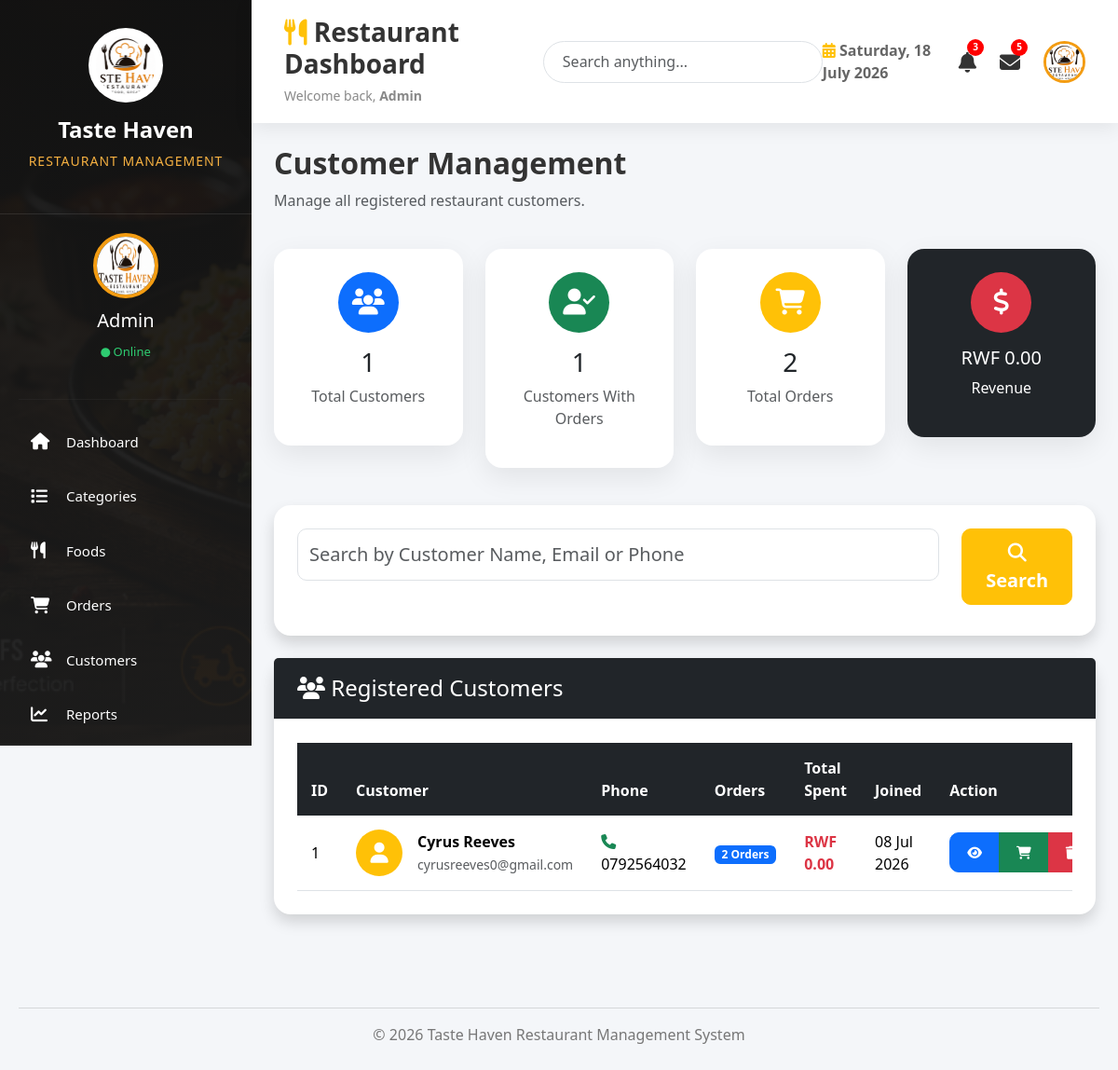
The page /admin/customers.php (signed in) on the database its author committed.
### tables this page shows
CREATE TABLE `users` (
  `id` int(11) NOT NULL,
  `fullname` varchar(100) NOT NULL,
  `phone` varchar(20) DEFAULT NULL,
  `email` varchar(100) NOT NULL,
  `address` text DEFAULT NULL,
  `password` varchar(255) NOT NULL,
  `created_at` timestamp NOT NULL DEFAULT current_timestamp()
);

### admin/customers.php (the view, shortened to what this page needs)
<?php
include("../config/db.php");
$search="";
$where="";
$total_customers=mysqli_num_rows(mysqli_query($conn,"
SELECT id
FROM users
"));
$total_orders=mysqli_num_rows(mysqli_query($conn,"
SELECT id
FROM orders
"));
$customers_with_orders=mysqli_num_rows(mysqli_query($conn,"
SELECT DISTINCT customer_name
FROM orders
"));
$revenue=mysqli_fetch_assoc(mysqli_query($conn,"
SELECT SUM(total_amount) AS total
FROM orders
WHERE order_status='Delivered'
"));
$query=mysqli_query($conn,"
SELECT *
FROM users
$where
ORDER BY id DESC
");
?>
<!DOCTYPE html>
<html lang="en">
<head>
<link
href="https://cdn.jsdelivr.net/npm/bootstrap@5.3.3/dist/css/bootstrap.min.css"
rel="stylesheet">
<link
rel="stylesheet"
href="../assets/css/admin.css">
<link
rel="stylesheet"
href="https://cdnjs.cloudflare.com/ajax/libs/font-awesome/6.5.2/css/all.min.css">
</head>
<body>
<div class="wrapper">
<?php include("includes/sidebar.php"); ?>
<div class="main">
<?php include("includes/header.php"); ?>
<div class="container-fluid p-4">
<div class="d-flex justify-content-between align-items-center mb-4">
<div>
<h2 class="fw-bold">
Customer Management
</h2>
<p class="text-muted">
Manage all registered restaurant customers.
</p>
</div>
</div>
<div class="row mb-4">
<div class="col-lg-3 col-md-6 mb-3">
<div class="card card-stat text-center">
<div class="card-body">
<div class="icon-box bg-primary">
<i class="fas fa-users"></i>
</div>
<h3>
<?php echo $total_customers; ?>
</h3>
<p class="text-muted">
Total Customers
</p>
</div>
</div>
</div>
<div class="col-lg-3 col-md-6 mb-3">
<div class="card card-stat text-center">
<div class="card-body">
<div class="icon-box bg-success">
<i class="fas fa-user-check"></i>
</div>
<h3>
<?php echo $customers_with_orders; ?>
</h3>
<p class="text-muted">
Customers With Orders
</p>
</div>
</div>
</div>
<div class="col-lg-3 col-md-6 mb-3">
<div class="card card-stat text-center">
<div class="card-body">
<div class="icon-box bg-warning">
<i class="fas fa-shopping-cart"></i>
</div>
<h3>
<?php echo $total_orders; ?>
</h3>
<p class="text-muted">
Total Orders
</p>
</div>
</div>
</div>
<div class="col-lg-3 col-md-6 mb-3">
<div class="card card-stat text-center bg-dark text-white">
<div class="card-body">
<div class="icon-box bg-danger">
<i class="fas fa-dollar-sign"></i>
</div>
<h5>
<?php echo CURRENCY." ".number_format($revenue['total'] ?? 0,2); ?>
</h5>
<p>
Revenue
</p>
</div>
</div>
</div>
</div>
<div class="card shadow border-0 mb-4">
<div class="card-body">
<form method="GET">
<div class="row">
<div class="col-lg-10 mb-2">
<input
type="text"
name="search"
class="form-control form-control-lg"
placeholder="Search by Customer Name, Email or Phone"
value="<?php echo $search; ?>">
</div>
<div class="col-lg-2 mb-2">
<div class="d-grid">
<button
class="btn btn-warning btn-lg">
<i class="fas fa-search"></i>
Search
</button>
</div>
</div>
</div>
</form>
</div>
</div>
<div class="card shadow border-0">
<div class="card-header bg-dark text-white">
<h4 class="mb-0">
<i class="fas fa-users"></i>
Registered Customers
</h4>
</div>
<div class="card-body">
<div class="table-responsive">
<table class="table table-hover align-middle">
<thead class="table-dark">
<tr>
<th>ID</th>
<th>Customer</th>
<th>Phone</th>
<th>Orders</th>
<th>Total Spent</th>
<th>Joined</th>
<th width="180">
Action
</th>
</tr>
</thead>
<tbody>
<?php
if(mysqli_num_rows($query)>0)
{
while($row=mysqli_fetch_assoc($query))
{
$order_count=mysqli_fetch_assoc(mysqli_query($conn,"
SELECT COUNT(*) AS total
FROM orders
WHERE customer_name='".$row['fullname']."'
"));
$total_spent=mysqli_fetch_assoc(mysqli_query($conn,"
SELECT SUM(total_amount) AS total
FROM orders
WHERE customer_name='".$row['fullname']."'
AND order_status='Delivered'
"));
?>
<tr>
<td>
<?php echo $row['id']; ?>
</td>
<td>
<div class="d-flex align-items-center">
<div class="customer-avatar">
<i class="fas fa-user"></i>
</div>
<div class="ms-3">
<strong>
<?php echo $row['fullname']; ?>
</strong>
<br>
<small class="text-muted">
<?php echo $row['email']; ?>
</small>
</div>
</div>
</td>
<td>
<i class="fas fa-phone text-success"></i>
<?php echo $row['phone']; ?>
</td>
<td>
<span class="badge bg-primary">
<?php echo $order_count['total']; ?>
Orders
</span>
</td>
<td>
<strong class="text-danger">
<?php
echo CURRENCY." ".number_format($total_spent['total'] ?? 0,2);
?>
</strong>
</td>
<td>
<?php
if(isset($row['created_at']))
{
echo date("d M Y",strtotime($row['created_at']));
}
else
{
echo "-";
}
?>
</td>
<td>
<div class="btn-group">
<a
href="view_customer.php?id=<?php echo $row['id']; ?>"
class="btn btn-primary btn-sm">
<i class="fas fa-eye"></i>
</a>
<a
href="customer_orders.php?id=<?php echo $row['id']; ?>"
class="btn btn-success btn-sm">
<i class="fas fa-shopping-cart"></i>
</a>
<a
href="delete_customer.php?id=<?php echo $row['id']; ?>"
onclick="return confirm('Delete this customer?')"
class="btn btn-danger btn-sm">
<i class="fas fa-trash"></i>
</a>
</div>
</td>
</tr>
<?php
}
}
?>
</tbody>
</table>
</div>
</div>
</div>
</div>
</div>
</div>
<div class="admin-footer">
<hr>
<p>
© <?php echo date("Y"); ?>
Taste Haven Restaurant Management System
</p>
</div>
</body>
</html>

### assets/css/admin.css (style rules this page uses)
* { margin:0; padding:0; box-sizing:border-box; }
body { font-family:'Segoe UI',Tahoma,Geneva,Verdana,sans-serif; background:#f4f6f9; color:#333; }
a { text-decoration:none; }
.wrapper { display:flex; min-height:100vh; }
.main { margin-left:270px; width:calc(100% - 270px); }
.card { border:none; border-radius:18px; box-shadow:0 8px 20px rgba(0,0,0,.08); }
.card-header { background:#ffffff; border-bottom:1px solid #ececec; font-weight:600; padding:18px 25px; }
.card-body { padding:25px; }
.table { margin-bottom:0; vertical-align:middle; }
.table thead { background:#212529; color:#fff; }
.table thead th { padding:15px; border:none; font-weight:600; }
.table tbody td { padding:15px; }
.table tbody tr { transition:.3s; }
.btn { border-radius:10px; padding:10px 18px; font-weight:600; }
.btn-primary { background:#0d6efd; }
.btn-success { background:#198754; }
.btn-warning { color:#fff; }
.btn-danger { background:#dc3545; }
.form-control, .form-select { border-radius:10px; padding:12px; }
.admin-footer { text-align:center; padding:20px; color:#777; margin-top:40px; }
html { scroll-behavior:smooth; }

### admin/customers.php (style rules this page uses)
.card-stat { border:none; border-radius:18px; box-shadow:0 10px 30px rgba(0,0,0,.08); transition:.3s; }
.icon-box { width:65px; height:65px; border-radius:50%; display:flex; align-items:center; justify-content:center; font-size:28px; margin:auto; margin-bottom:15px; color:white; }
.customer-avatar { width:50px; height:50px; border-radius:50%; background:#ffc107; display:flex; align-items:center; justify-content:center; color:white; font-size:22px; font-weight:bold; }

### rows shown on the page
users: id "1", fullname "Cyrus Reeves", email "cyrusreeves0@gmail.com", phone "0792564032", total "2", total "0.00", created_at "08 Jul 2026"

### other values the page prints
$_SESSION['admin'] "Admin"
$total_customers "1"
$customers_with_orders "1"
$total_orders "2"
CURRENCY "RWF"
$revenue['total'] "0.00"
